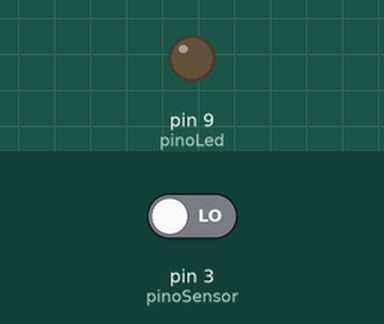
Bench run of a sketch on a simulated Arduino Uno, built with avr-gcc and run on an emulated ATmega328P. On the bench: output pins drawn as LEDs (lit = HIGH). Dashed ring = blinking. The test bench sets the inputs (shaded band); at power-on: pin 3 (pinoSensor) LOW.

Above: at 1.2 s.
1.3 s: pin 3 (pinoSensor) driven HIGH
At 4.2 s:
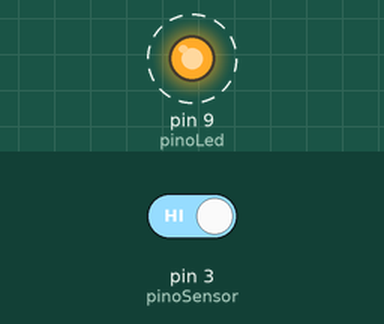
4.3 s: pin 3 (pinoSensor) driven LOW
At 4.9 s:
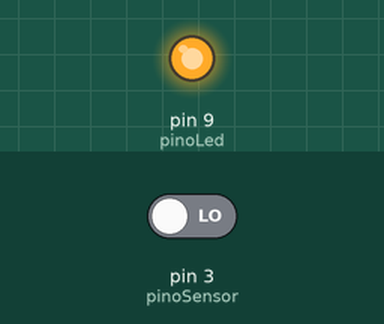
Timing chart, 0 to 7.3 s (numbered marks = the images above; inputs shaded):
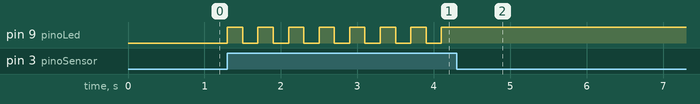

The sketch:

Ligando_um_LED_Com_Sensor_de_Som_Atraves_de_um_Estalo.ino
```cpp
int pinoLed = 9;
int pinoSensor = 3;  // porta digital do sensor
int estadoSensor;

void setup() {
  pinMode(pinoSensor, INPUT);
  pinMode(pinoLed, OUTPUT);
  Serial.begin(9600);
}

void loop() {
  if (digitalRead(pinoSensor) == HIGH) {
    estadoSensor = digitalRead(pinoLed);
    digitalWrite(pinoLed, !estadoSensor);
    delay(200);
  }
}
```

Measured:
- after the input at 1.3 s, pin 9 (pinoLed): alternates HIGH for 0.20 s and LOW for 0.20 s, starting at once
- after the input at 4.3 s, pin 9 (pinoLed): stops changing and stays HIGH
